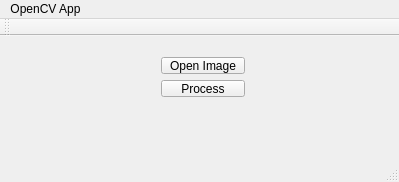
<?xml version="1.0" encoding="UTF-8"?>
<ui version="4.0">
 <class>MainWindow</class>
 <widget class="QMainWindow" name="MainWindow">
  <property name="geometry">
   <rect>
    <x>0</x>
    <y>0</y>
    <width>399</width>
    <height>182</height>
   </rect>
  </property>
  <property name="windowTitle">
   <string>MainWindow</string>
  </property>
  <widget class="QWidget" name="centralWidget">
   <widget class="QWidget" name="layoutWidget">
    <property name="geometry">
     <rect>
      <x>150</x>
      <y>10</y>
      <width>106</width>
      <height>62</height>
     </rect>
    </property>
    <layout class="QVBoxLayout" name="verticalLayout">
     <item>
      <widget class="QPushButton" name="pushButton">
       <property name="text">
        <string>Open Image</string>
       </property>
      </widget>
     </item>
     <item>
      <widget class="QPushButton" name="pushButton_2">
       <property name="text">
        <string>Process</string>
       </property>
      </widget>
     </item>
    </layout>
   </widget>
  </widget>
  <widget class="QMenuBar" name="menuBar">
   <property name="geometry">
    <rect>
     <x>0</x>
     <y>0</y>
     <width>399</width>
     <height>31</height>
    </rect>
   </property>
   <widget class="QMenu" name="menuCelexRealTimeTool">
    <property name="title">
     <string>OpenCV App</string>
    </property>
   </widget>
   <addaction name="menuCelexRealTimeTool"/>
  </widget>
  <widget class="QToolBar" name="mainToolBar">
   <attribute name="toolBarArea">
    <enum>TopToolBarArea</enum>
   </attribute>
   <attribute name="toolBarBreak">
    <bool>false</bool>
   </attribute>
  </widget>
  <widget class="QStatusBar" name="statusBar"/>
 </widget>
 <layoutdefault spacing="6" margin="11"/>
 <resources/>
 <connections/>
</ui>
